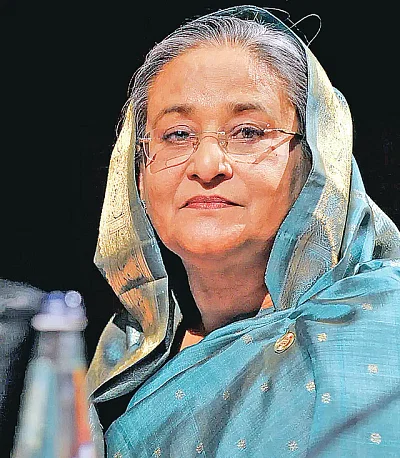
#> input picture statpic/hasina.jpg, 400 x 458 px, found by its file name
$ python faceDetectHaar.py
#> lines starting #> are read from the running program, lines starting #| are printed output that depends on the picture
import cv2
import matplotlib.pyplot as plt

# Load and resize the image
imagePath = 'E:/FaceV/statpic/hasina.jpg'
img = cv2.imread(imagePath)
#> img is the input picture: shape (458, 400, 3); mean B, G, R 112.9, 115.8, 111.5

if img is None:
    print("Error: Could not read the image.")
else:
    img = cv2.resize(img, (2667, 4000))  # Resize to (width, height)
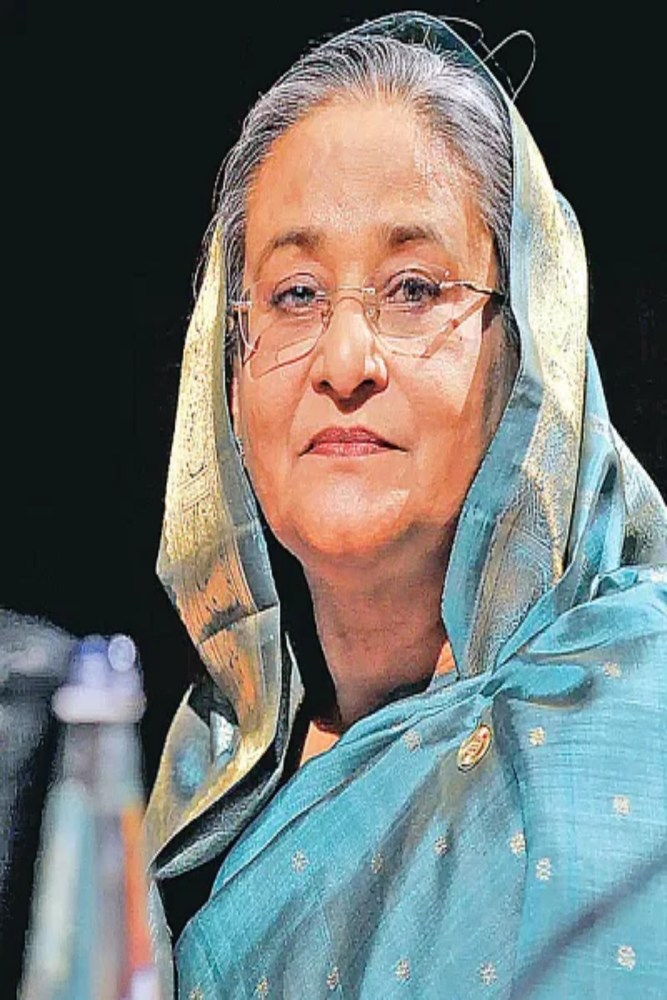
#> img: shape (4000, 2667, 3) (shown at 1/4 size); mean B, G, R 112.8, 115.7, 111.4


img = cv2.resize(img, (2667, 4000))  # Resize to (width, height)

# Convert image to grayscale
gray_image = cv2.cvtColor(img, cv2.COLOR_BGR2GRAY)
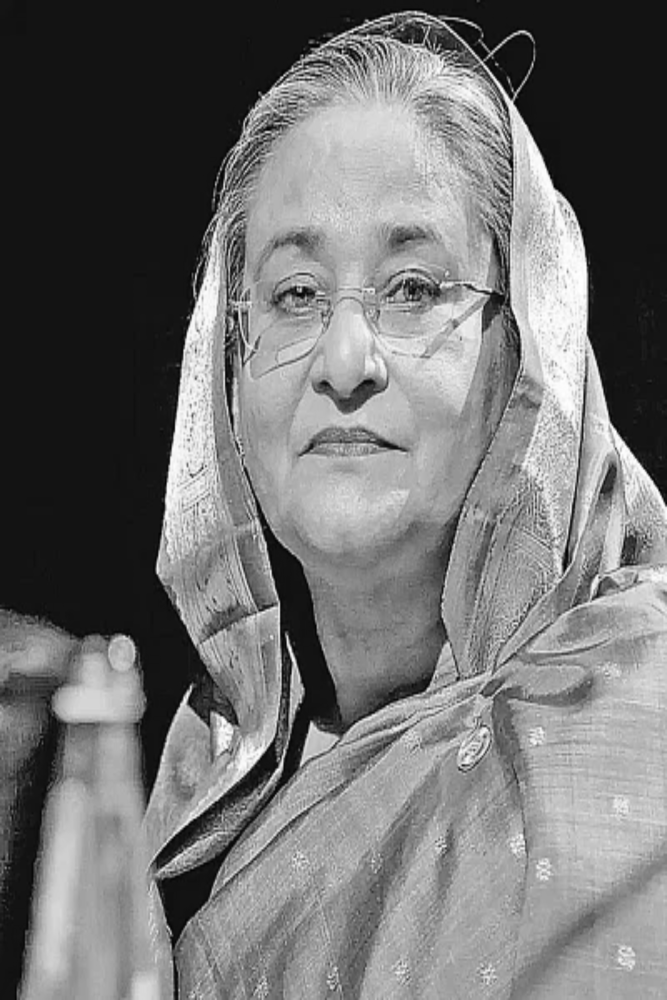
#> gray_image: shape (4000, 2667) (shown at 1/4 size); min 0, max 255, mean 114.1

# Load the face detection classifier
face_classifier = cv2.CascadeClassifier(
    cv2.data.haarcascades + "haarcascade_frontalface_default.xml"
)

# Detect faces in the grayscale image
faces = face_classifier.detectMultiScale(
    gray_image, scaleFactor=1.1, minNeighbors=5,minSize=(40, 40)
)
#> faces = [[1356, 3619, 49, 49], [1814, 2596, 56, 56], [1221, 3717, 72, 72], [2086, 3156, 75, 75], [917, 3213, 75, 75], [1516, 3648, 75, 75], [214, 2964, 430, 430], [622, 512, 1599, 1599]]

# Draw rectangles around the faces
for (x, y, w, h) in faces:
    cv2.rectangle(img, (x, y), (x + w, y + h), (0, 255, 0), 4)
#> this loop made 8 passes

# Convert the image to RGB for displaying with matplotlib
img_rgb = cv2.cvtColor(img, cv2.COLOR_BGR2RGB)

# Display the image
plt.figure(figsize=(5, 5))
plt.imshow(img_rgb)
plt.axis('off')
plt.show()

$ run again, with statpic/group.jpg copied over statpic/hasina.jpg
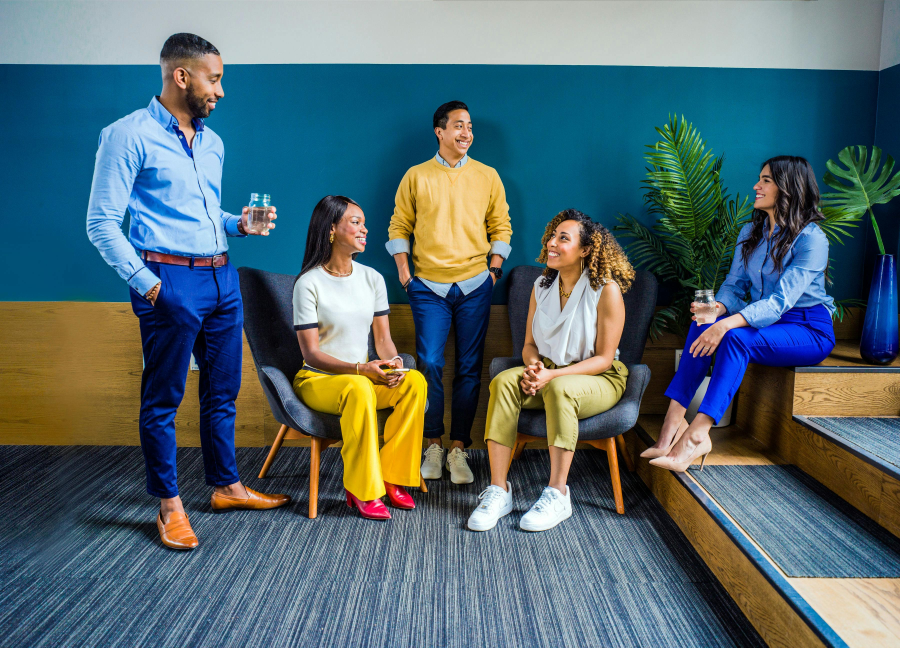
#> input picture statpic/group.jpg, 3600 x 2591 px, found by its file name (shown at 1/4 size)
#> img is the input picture: shape (2591, 3600, 3); mean B, G, R 111.4, 105.5, 84.8
#> `img = cv2.resize(img, (2667, 4000))`:
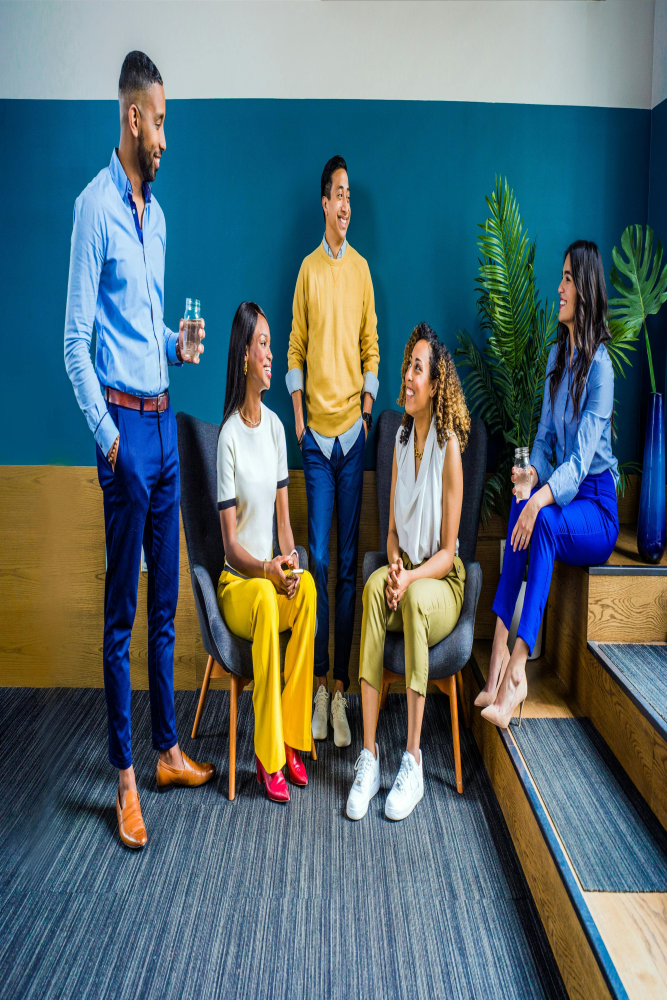
#> img: shape (4000, 2667, 3) (shown at 1/4 size); mean B, G, R 111.3, 105.4, 84.7
#> `gray_image = cv2.cvtColor(img, cv2.COLOR_BGR2GRAY)`:
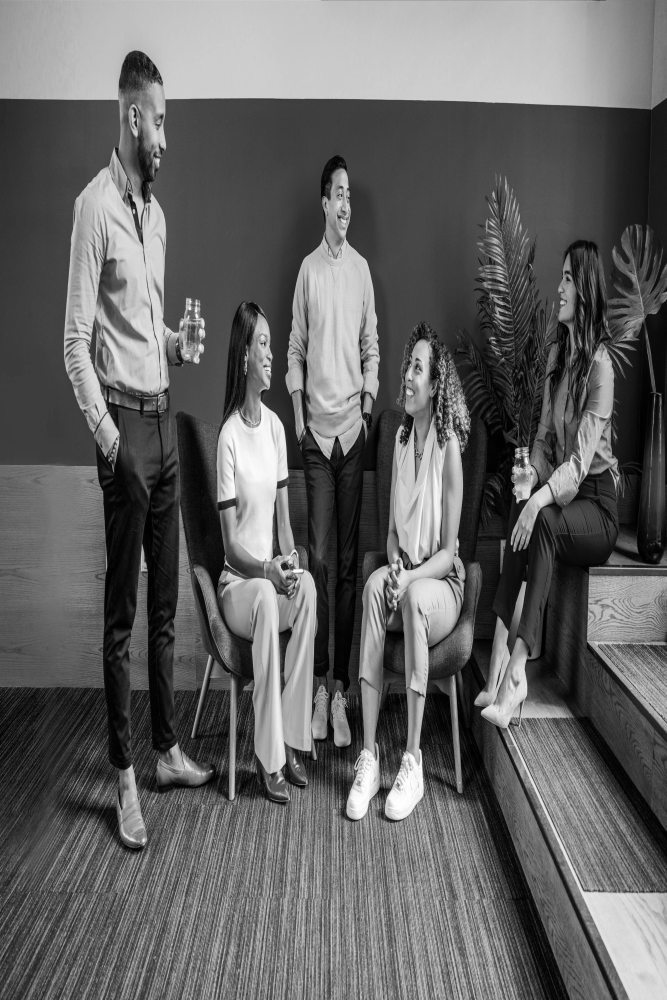
#> gray_image: shape (4000, 2667) (shown at 1/4 size); min 0, max 255, mean 99.8
#> faces = [[1356, 856, 52, 52], [1299, 2294, 58, 58], [2237, 2518, 62, 62], [2232, 2615, 60, 60], [1863, 2251, 73, 73], [1008, 1306, 91, 91], [1009, 1396, 95, 95], [253, 1437, 117, 117], [1318, 711, 112, 112], [1359, 1862, 98, 98], [2400, 1213, 144, 144]]
#> the loop `for (x, y, w, h) in faces:` made 11 passes

$ run again, with statpic/rdj.jpg copied over statpic/hasina.jpg
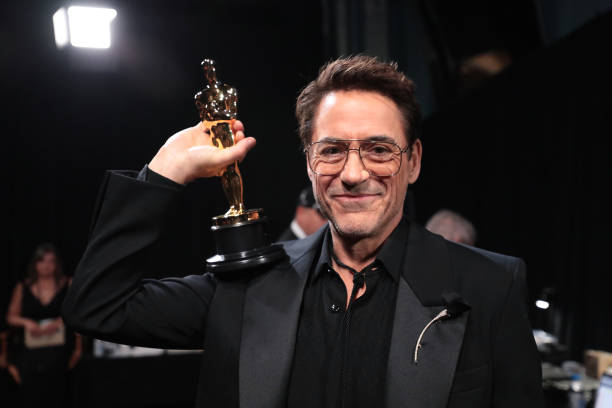
#> input picture statpic/rdj.jpg, 612 x 408 px, found by its file name
#> img is the input picture: shape (408, 612, 3); mean B, G, R 32.7, 33, 38.2
#> `img = cv2.resize(img, (2667, 4000))`:
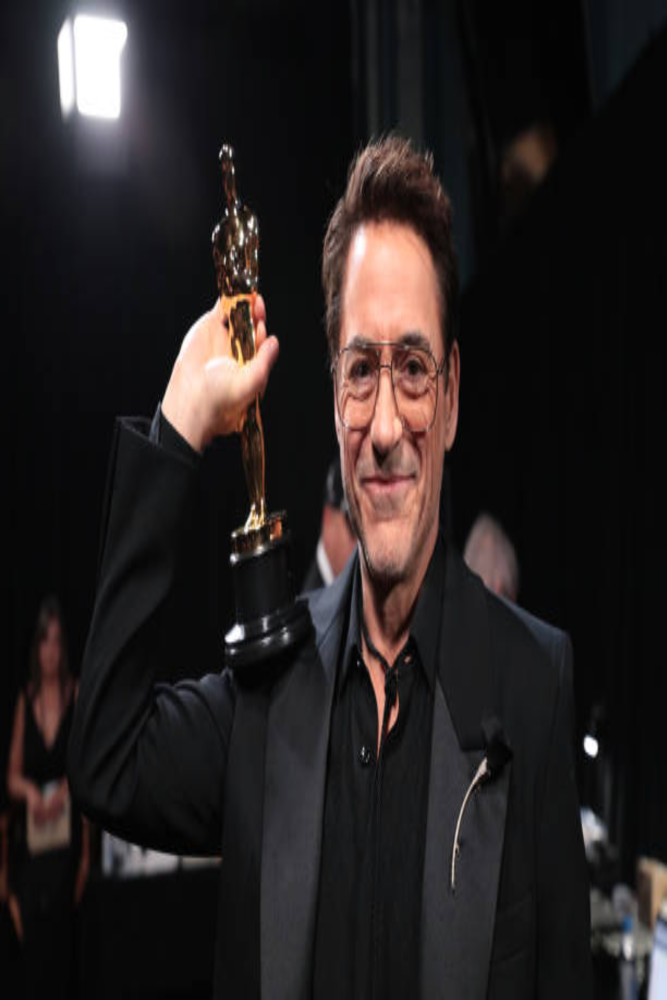
#> img: shape (4000, 2667, 3) (shown at 1/4 size); mean B, G, R 32.7, 32.9, 38.1
#> `gray_image = cv2.cvtColor(img, cv2.COLOR_BGR2GRAY)`:
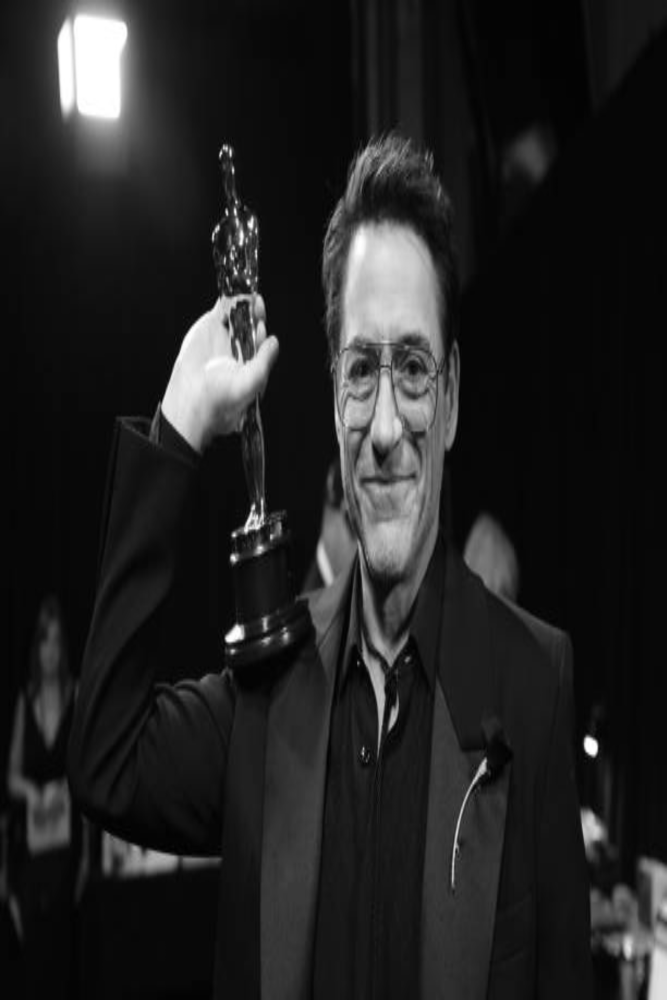
#> gray_image: shape (4000, 2667) (shown at 1/4 size); min 0, max 255, mean 34.4
#> faces = [[1508, 1442, 68, 68], [919, 1248, 83, 83], [2443, 3539, 89, 89], [1849, 2111, 222, 222]]
#> the loop `for (x, y, w, h) in faces:` made 4 passes
